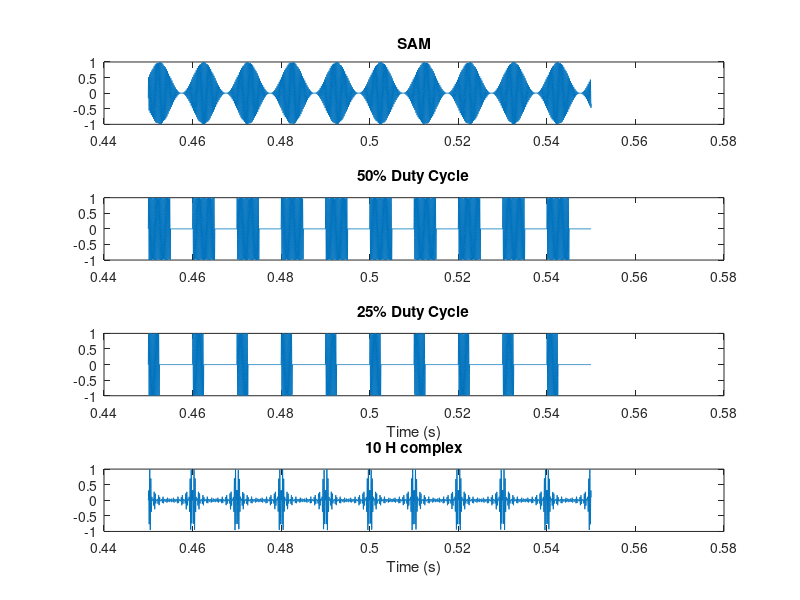

This chart was generated by the following MATLAB code: (Note: this script raises an error after producing the figure.)
clear all;
close all;
%% Parameters:
Fs = 48828.125;
sec = 1.3; %stim length in seconds
f_carrier = 4000; %carrier frequency
f_mod = 100; %modulation freq
window =[0.45,0.55]; %window for plotting
duty1 = 50; %duty cycle (max 1 = 100%)
duty2 = 25; %duty cycle 2

%% SAM Tone:
t = 0:1/Fs:sec; %samples
t = t(:);
%4kHz Carrier Frequency:
% = sin(f_carrier*2*pi*t);
s_carrier = sin(f_carrier*2*pi*t);

%120Hz Modulation Frequency:
s_mod = 0.5 + 0.5.*sin(f_mod*2*pi*t);

%SAM tone Generation:
SAM = s_mod.*s_carrier;
% plot((window(1)*Fs:window(2)*Fs)/Fs,SAM(window(1)*Fs:window(2)*Fs))%first half-second of SAM
%% Square Tone
sq = square(2*pi*f_mod*t,duty1);
sq = sq.*(sq>=0);
sq_50 = sq.*s_carrier;
sq_1 = sq_50;

sq = square(2*pi*f_mod*t,duty2);
sq = sq.*(sq>=0);
sq_25 = sq.*s_carrier;
sq_2 = sq_25;

% figure;
% plot((window(1)*Fs:window(2)*Fs)/Fs,sq_120(window(1)*Fs:window(2)*Fs))%first half-second of SAM
%% 10 H Complex

H(1,:) = sin(f_mod*2*pi*t).*s_carrier;
H(2,:) = sin(2*f_mod*2*pi*t).*s_carrier;
H(3,:) = sin(3*f_mod*2*pi*t).*s_carrier;
H(4,:) = sin(4*f_mod*2*pi*t).*s_carrier;
H(5,:) = sin(5*f_mod*2*pi*t).*s_carrier;
H(6,:) = sin(6*f_mod*2*pi*t).*s_carrier;
H(7,:) = sin(7*f_mod*2*pi*t).*s_carrier;
H(8,:) = sin(8*f_mod*2*pi*t).*s_carrier;
H(9,:) = sin(9*f_mod*2*pi*t).*s_carrier;
H(10,:) = sin(10*f_mod*2*pi*t).*s_carrier;


H10 = sum(H)/max(sum(H));

%plot(sum(H)./max(sum(H)));

%% Plotting

subplot(4,1,1)
plot((window(1)*Fs:window(2)*Fs)/Fs,SAM(window(1)*Fs:window(2)*Fs))%first half-second of SAM
title('SAM');

subplot(4,1,2)
plot((window(1)*Fs:window(2)*Fs)/Fs,sq_1(window(1)*Fs:window(2)*Fs))%first half-second of SAM
title('50% Duty Cycle')

subplot(4,1,3)
plot((window(1)*Fs:window(2)*Fs)/Fs,sq_2(window(1)*Fs:window(2)*Fs))%first half-second of SAM
title('25% Duty Cycle');
xlabel('Time (s)')

subplot(4,1,4)
plot((window(1)*Fs:window(2)*Fs)/Fs,H10(window(1)*Fs:window(2)*Fs))%first half-second of SAM
title('10 H complex');
xlabel('Time (s)')

%% Play stimulus
player = audioplayer([s_mod,s_mod],Fs);
player.play();

%% Save Files
save('sq_50','sq_50');
save('sq_25','sq_25');
save('SAM','SAM');

%% FFT?
% sig2 = SAM;
% 
% fft_sig2 = fft(sig2);
% 
% T = 1/Fs;             % Sampling period       
% L = length(sig2);     % Length of signal
% t = (0:L-1)*T;        % Time vector
% 
% P2 = abs(fft_sig2/L);
% P1 = P2(1:L/2+1);
% P1(2:end-1) = 2*P1(2:end-1);
% 
% f = Fs*(0:(L/2))/L;
% figure;
% plot(f,P1) 